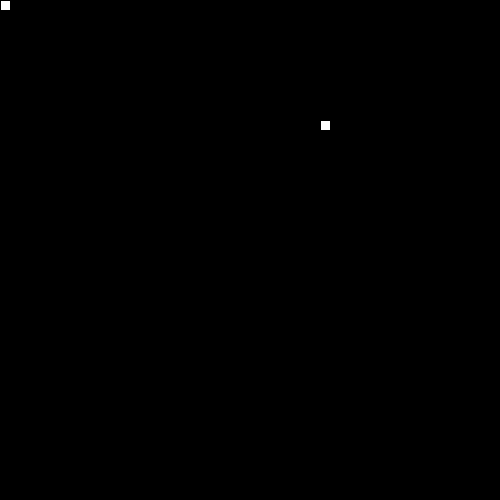
Frame 1 (no input)
Frame 60 (the mouse pressed at the canvas centre just before this capture): identical to frame 1, image omitted
Frame 120 (the mouse held since frame 60 and released just before this capture): identical to frame 1, image omitted

The Processing sketch that drew this single still picture (run headless with seeded random() and noise(); from frame 60 on, the mouse is pressed at the canvas centre):

// Processing sketch: snakeP1
// ── snakeP1.pde
int x=500;
int y=500;

int foodX;
int foodY;


void setup(){
  size(500,500);
  frameRate(20);
  dropFood();
}

void dropFood(){
  foodX = ((int)random(50)*10);
  foodY = ((int)random(50)*10);
}

void draw(){
  background(0,0,0);
  drawFood();
  drawSnake();

}

void drawFood(){
  rect(foodX,foodY,10,10);
}

void drawSnake(){
  
  rect(0,0,10,10);
  
}
